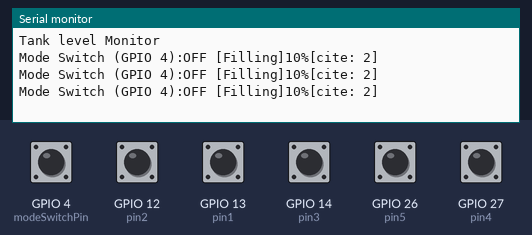
Simulated run of this sketch. Board: ESP32. Parts: the last lines printed to the serial monitor. The test bench sets the inputs (shaded band); at power-on: GPIO 4 (modeSwitchPin), GPIO 12 (pin2), GPIO 13 (pin1), GPIO 14 (pin3), GPIO 26 (pin5), GPIO 27 (pin4) HIGH.

Above: at 2.8 s.
2.9 s: GPIO 4 (modeSwitchPin) pulled LOW for 1.2 s
At 3.4 s:
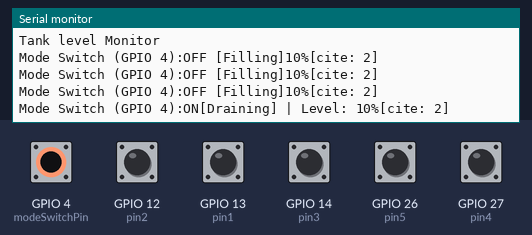
5.6 s: GPIO 13 (pin1) pulled LOW for 1.2 s
At 6.8 s:
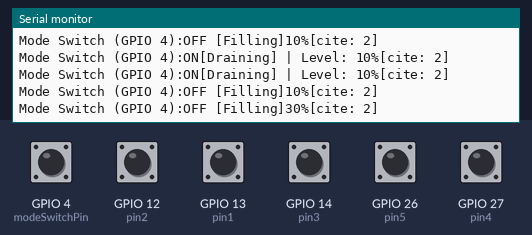

The sketch:

filling_draining_level.ino
```cpp
//declear pinout for switches
const int pin1 = 13;
const int pin2 = 12;
const int pin3 = 14;
const int pin4 = 27;
const int pin5 = 26;

//pin for modeswitch
const int modeSwitchPin = 4;

void setup() {
  // put your setup code here, to run once:
  Serial.begin(115200);

  // define pins as input pullup
  pinMode(pin1, INPUT_PULLUP);
  pinMode(pin2, INPUT_PULLUP);
  pinMode(pin3, INPUT_PULLUP);
  pinMode(pin4, INPUT_PULLUP);
  pinMode(pin5, INPUT_PULLUP);

  pinMode(modeSwitchPin, INPUT_PULLUP);

  Serial.println("Tank level Monitor");

}

void loop() {
  // put your main code here, to run repeatedly:
  //read the modeSwitch pin
  int modeState = digitalRead(modeSwitchPin);
  bool isFilling = (modeState == HIGH);

  bool s1 = (digitalRead(pin1) == LOW);
  bool s2 = (digitalRead(pin2) == LOW);
  bool s3 = (digitalRead(pin3) == LOW);
  bool s4 = (digitalRead(pin4) == LOW);
  bool s5 = (digitalRead(pin5) == LOW);

  //Get condition on serial monitor
  Serial.print("Mode Switch (GPIO 4):");
  Serial.print(modeState == HIGH ? "OFF [Filling]": "ON[Draining]");

  if (isFilling){
    //while filling
    if (s1 && s2 && s3 && s4 && s5) {
      Serial.println("100% (Full)");
    } else if (s1 && s2 && s3 && s4) {
      Serial.println("90%[cite: 2]");
    } else if (s1 && s2 && s3) {
      Serial.println("70%[cite: 2]");
    } else if (s1 && s2) {
      Serial.println("50%[cite: 2]");
    } else if (s1) {
      Serial.println("30%[cite: 2]");
    } else {
      Serial.println("10%[cite: 2]");
    }
  }
  else{
    //for draining
    Serial.print(" | Level: ");

    if (s1 && s2 && s3 && s4 && s5) {
      Serial.println("100% (Full)");
    } else if (s1 && s2 && s3 && s4) {
      Serial.println("80%[cite: 2]");
    } else if (s1 && s2 && s3) {
      Serial.println("60%[cite: 2]");
    } else if (s1 && s2) {
      Serial.println("40%[cite: 2]");
    } else if (s1) {
      Serial.println("20%[cite: 2]");
    } else {
      Serial.println("10%[cite: 2]");
    }
  }
  delay(1000);//check cycle times

}
```

Measured:
- after the input at 2.9 s, the serial monitor: prints a new line after 0.10 s (image 1)
- after the input at 5.6 s, the serial monitor: prints a new line after 0.40 s (image 2)
